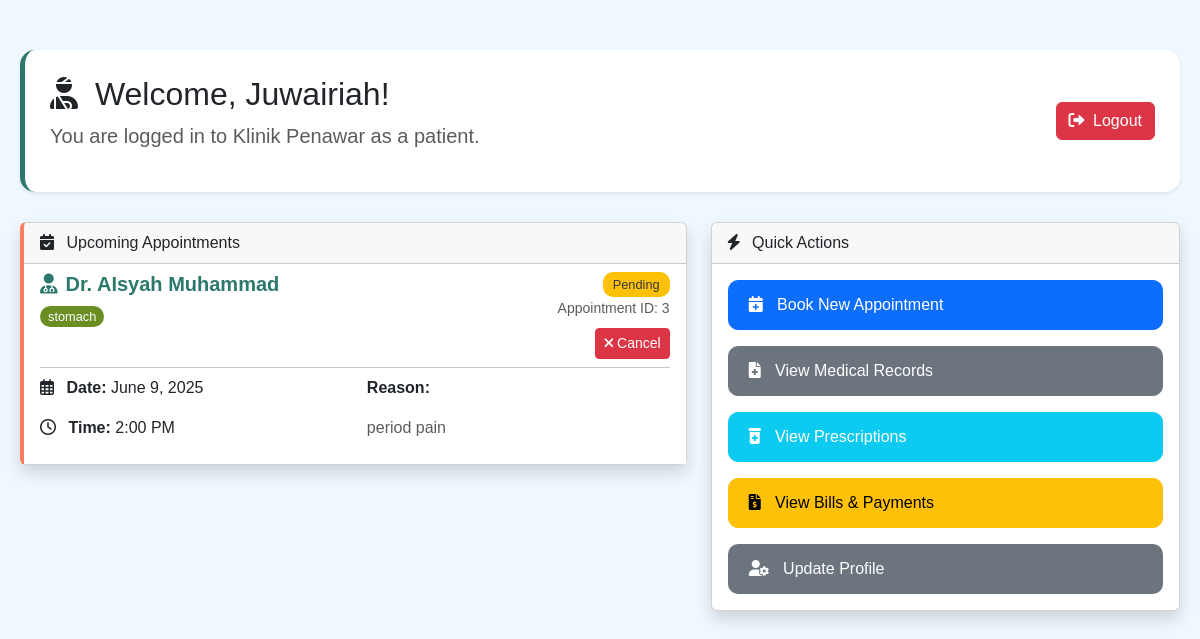
The app's page /patient/dashboard.php (signed in) with its own data.
### tables this page shows
CREATE TABLE `appointments` (
  `id` int(11) NOT NULL,
  `patient_id` int(11) NOT NULL,
  `doctor_id` int(11) NOT NULL,
  `appointment_date` date NOT NULL,
  `appointment_time` time NOT NULL,
  `status` enum('Pending','Confirmed','Cancelled','Completed') DEFAULT 'Pending',
  `reason` text NOT NULL,
  `created_at` timestamp NOT NULL DEFAULT current_timestamp(),
  `cancelled_by` enum('doctor','patient') DEFAULT NULL
);

CREATE TABLE `users` (
  `id` int(11) NOT NULL,
  `username` varchar(50) NOT NULL,
  `password` varchar(255) NOT NULL,
  `role` enum('admin','doctor','patient') NOT NULL,
  `email` varchar(100) NOT NULL,
  `first_name` varchar(50) NOT NULL,
  `last_name` varchar(50) NOT NULL,
  `created_at` timestamp NOT NULL DEFAULT current_timestamp()
);

CREATE TABLE `doctors` (
  `id` int(11) NOT NULL,
  `user_id` int(11) NOT NULL,
  `specialization` varchar(100) NOT NULL,
  `phone` varchar(20) NOT NULL,
  `address` text NOT NULL,
  `qualification` text NOT NULL
);

### patient/dashboard.php (the view, shortened to what this page needs)
<?php
include '../db.php';
$stmt = $pdo->prepare("SELECT p.* FROM patients p JOIN users u ON p.user_id = u.id WHERE u.id = ?");
$stmt->execute([$_SESSION['user_id']]);
$patient = $stmt->fetch();
$stmt = $pdo->prepare("SELECT a.*, u.first_name, u.last_name, d.specialization
                      FROM appointments a
                      JOIN doctors d ON a.doctor_id = d.id
                      JOIN users u ON d.user_id = u.id
                      WHERE a.patient_id = ?
                        AND a.status IN ('Confirmed', 'Pending')
                        AND a.appointment_date >= CURDATE()
                      ORDER BY a.appointment_date, a.appointment_time");
$stmt->execute([$patient['id']]);
$appointments = $stmt->fetchAll();
?>
<!DOCTYPE html>
<html lang="en">
<head>
    <link href="https://cdn.jsdelivr.net/npm/bootstrap@5.3.0/dist/css/bootstrap.min.css" rel="stylesheet">
    <link rel="stylesheet" href="https://cdnjs.cloudflare.com/ajax/libs/font-awesome/6.0.0/css/all.min.css">
</head>
<body>
<div class="container dashboard-container">
    <div class="welcome-box shadow-sm">
        <div class="row align-items-center">
            <div class="col-md-8">
                <h2 class="header"><i class="fas fa-user-injured me-2"></i> Welcome, <?= htmlspecialchars($_SESSION['first_name']) ?>!</h2>
                <p class="lead text-muted">You are logged in to <strong>Klinik Penawar</strong> as a patient.</p>
            </div>
            <div class="col-md-4 text-end">
                <a href="../logout.php" class="btn btn-danger"><i class="fas fa-sign-out-alt me-1"></i> Logout</a>
            </div>
        </div>
    </div>
    <div class="row">
        <div class="col-lg-7">
            <div class="card shadow appointment-card">
                <div class="card-header">
                    <i class="fas fa-calendar-check me-2"></i> Upcoming Appointments
                </div>
                <div class="card-body p-0">
                    <?php if (count($appointments) > 0): ?>
                        <ul class="list-group list-group-flush">
                            <?php foreach ($appointments as $appointment): ?>
                                <li class="list-group-item">
                                    <div class="d-flex justify-content-between align-items-start">
                                        <div>
                                            <h5 class="doctor-name mb-2">
                                                <i class="fas fa-user-md me-2"></i>Dr. <?= htmlspecialchars($appointment['first_name'] . ' ' . $appointment['last_name']) ?>
                                            </h5>
                                            <span class="specialization-badge"><?= htmlspecialchars($appointment['specialization']) ?></span>
                                        </div>
                                        <div class="text-end">
                                            <span class="status-badge <?= $appointment['status'] === 'Confirmed' ? 'status-confirmed' : 'status-pending' ?>">
                                                <?= $appointment['status'] ?>
                                            </span><br>
                                            <small class="text-muted">Appointment ID: <?= $appointment['id'] ?></small><br>
                                            <?php if ($appointment['status'] === 'Pending'): ?>
                                                <a href="?cancel=<?= $appointment['id'] ?>" class="btn btn-sm btn-danger mt-2" onclick="return confirm('Cancel this appointment?');">
                                                    <i class="fas fa-times"></i> Cancel
                                                </a>
                                            <?php endif; ?>
                                        </div>
                                    </div>
                                    <hr class="my-2">
                                    <div class="row mt-2">
                                        <div class="col-md-6">
                                            <p><i class="far fa-calendar-alt me-2"></i> <strong>Date:</strong> <?= date('F j, Y', strtotime($appointment['appointment_date'])) ?></p>
                                            <p><i class="far fa-clock me-2"></i> <strong>Time:</strong> <?= date('g:i A', strtotime($appointment['appointment_time'])) ?></p>
                                        </div>
                                        <div class="col-md-6">
                                            <p><strong>Reason:</strong></p>
                                            <p class="text-muted"><?= htmlspecialchars($appointment['reason']) ?></p>
                                        </div>
                                    </div>
                                </li>
                            <?php endforeach; ?>
                        </ul>
                    <?php endif; ?>
                </div>
            </div>
        </div>
        <div class="col-lg-5">
            <div class="card shadow">
                <div class="card-header">
                    <i class="fas fa-bolt me-2"></i> Quick Actions
                </div>
                <div class="card-body p-3">
                    <div class="d-grid gap-3">
                        <a href="book_appointment.php" class="btn action-btn btn-primary">
                            <i class="fas fa-calendar-plus"></i> Book New Appointment
                        </a>
                        <a href="medical_records.php" class="btn action-btn btn-secondary">
                            <i class="fas fa-file-medical"></i> View Medical Records
                        </a>
                        <a href="prescriptions.php" class="btn action-btn btn-info text-white">
                            <i class="fas fa-prescription-bottle-alt"></i> View Prescriptions
                        </a>
                        <a href="bill.php" class="btn action-btn btn-warning">
                            <i class="fas fa-file-invoice-dollar"></i> View Bills & Payments
                        </a>
                        <a href="profile.php" class="btn action-btn" style="background-color: #6c757d; color: white;">
                            <i class="fas fa-user-cog"></i> Update Profile
                        </a>
                    </div>
                </div>
            </div>
        </div>
    </div>
</div>
</body>
</html>

### patient/dashboard.php (style rules this page uses)
:root { --primary-color: #2c786c; --secondary-color: #6b8e23; --accent-color: #ff7e5f; }
body { background-color: #f0f8ff; font-family: 'Poppins', sans-serif; background-image: url('https://img.freepik.com/free-vector/hand-painted-watercolor-pastel-sky-background_23-2148902771.jpg'); background-size: cover; background-attachment: fixed; background-position: center; }
.dashboard-container { max-width: 1200px; margin: 30px auto; padding: 20px; }
.welcome-box { background: white; border-radius: 15px; padding: 25px; box-shadow: 0 5px 15px rgba(0,0,0,0.05); margin-bottom: 30px; border-left: 5px solid var(--primary-color); }
.appointment-card { border-left: 4px solid var(--accent-color); }
.doctor-name { color: var(--primary-color); font-weight: 600; }
.specialization-badge { background-color: var(--secondary-color); color: white; padding: 3px 8px; border-radius: 20px; font-size: 0.8rem; }
.status-badge { font-size: 0.8rem; padding: 5px 10px; border-radius: 10px; }
.status-pending { background-color: #ffc107; color: #343a40; }
.action-btn { padding: 12px; font-weight: 500; border-radius: 10px; transition: all 0.3s; text-align: left; padding-left: 20px; }
.action-btn i { margin-right: 10px; }

### records on screen
appointments: users.first_name+last_name "AIsyah Muhammad", doctor.specialization "stomach", status "Pending", id "3", appointment_date "June 9, 2025", appointment_time "2:00 PM", reason "period pain"

### other values on screen
$_SESSION['first_name'] "Juwairiah"
